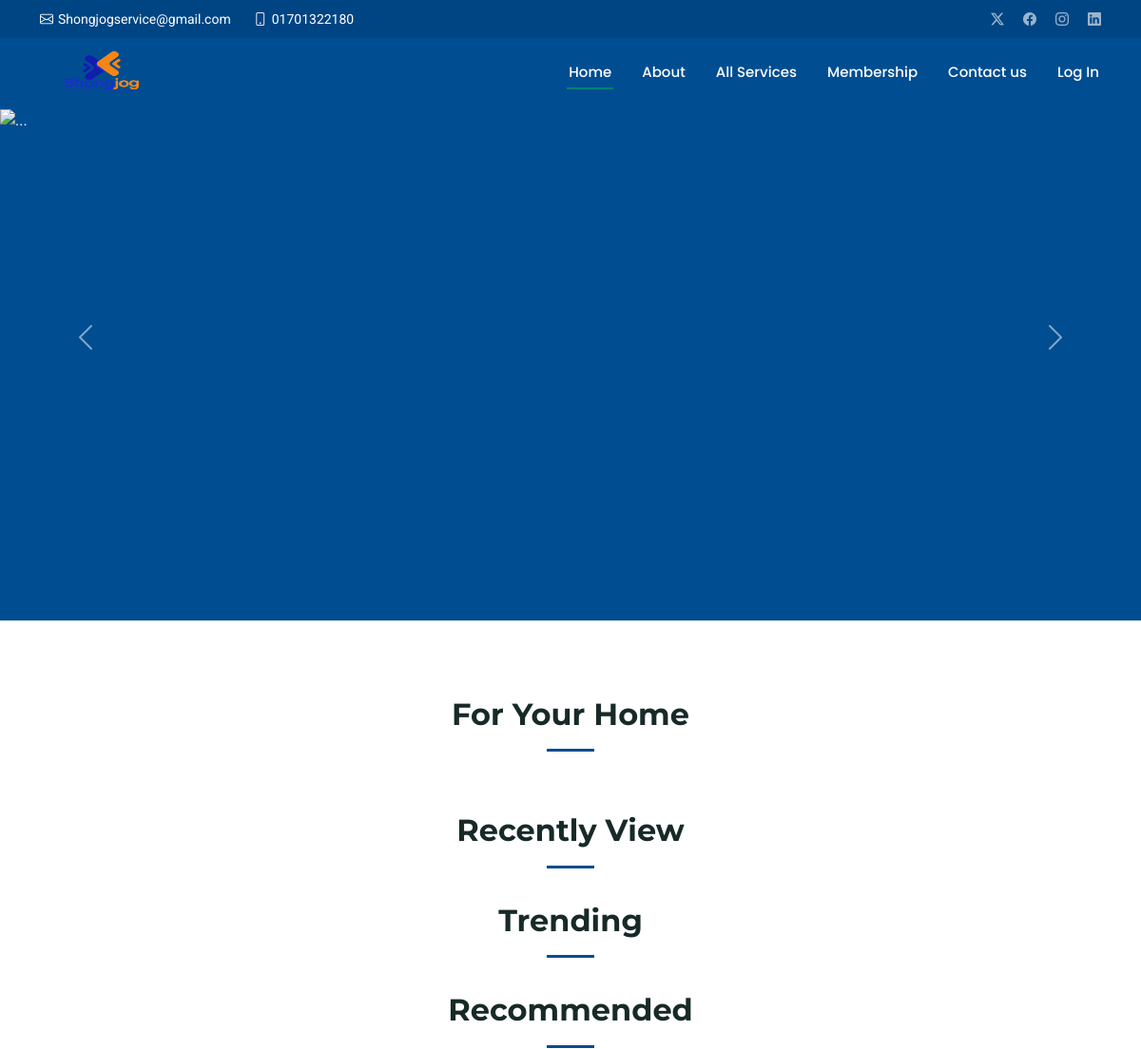
The app's page / (upper part), older data.
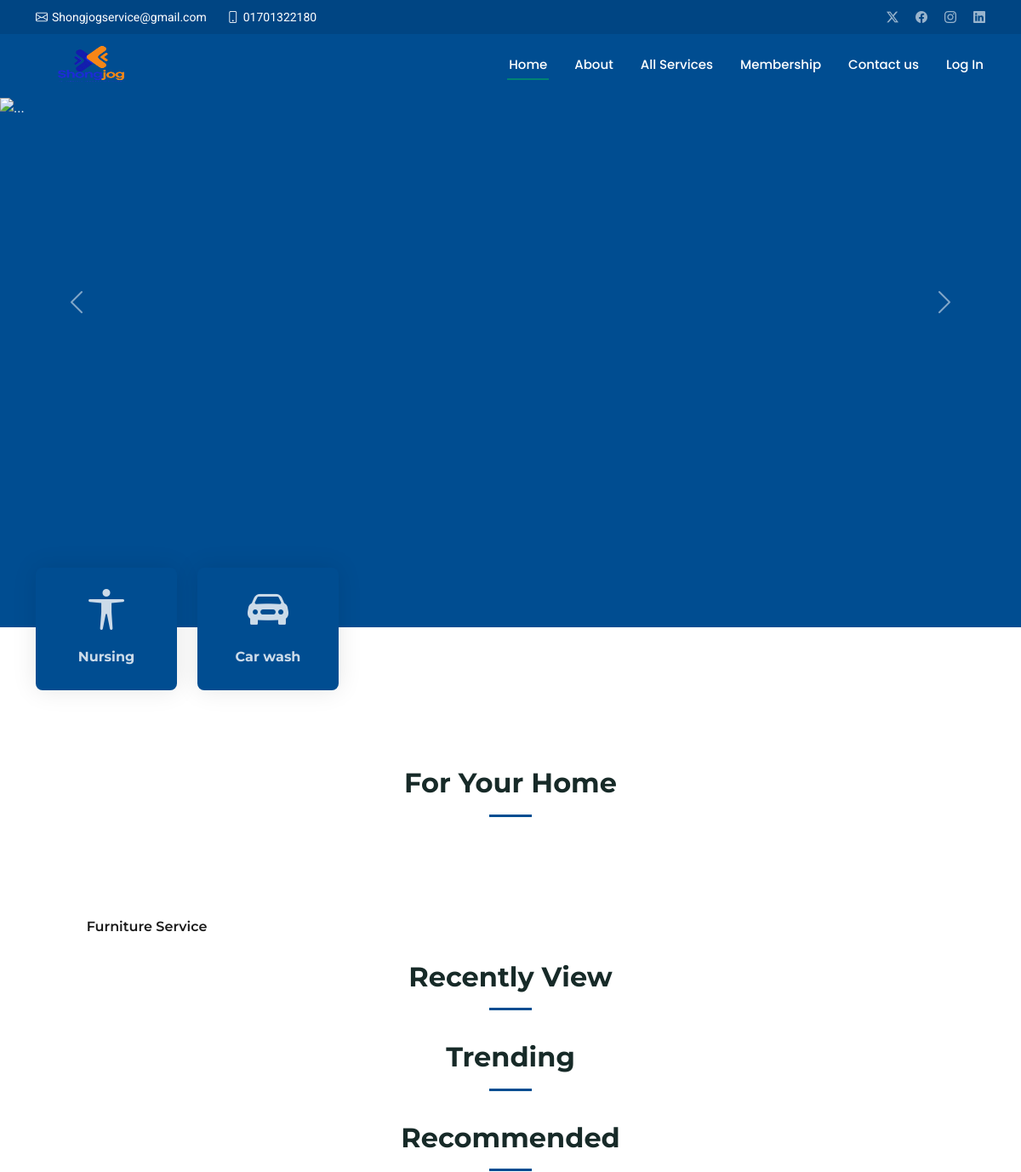
The same page, newer data.
### shongjog/models.py (models this page shows)
class Top_product(models.Model):
    product = models.ForeignKey(Services, on_delete=models.CASCADE, related_name='top_product')
    icon = models.CharField(max_length= 500)

class For_home(models.Model):
    product = models.ForeignKey(Services, on_delete=models.CASCADE, related_name='For_home')
    picture = models.ImageField(upload_to='for_pictures/', blank=True, null=True)

### all_services/models.py (models this page shows, shortened)
class Services(models.Model):
    service_name = models.CharField(max_length=200)
    image_1 = models.ImageField(upload_to="image/", null=True, blank=True)
    image_2 = models.ImageField(upload_to="image/", null=True, blank=True)
    image_3 = models.ImageField(upload_to="image/", null=True, blank=True)

### shongjog/views.py (the view, shortened to what this page needs)
# urls.py: 2. Add a URL to urlpatterns:  path('', views.home, name='home')
def home(request):
    info_home = get_object_or_404(Infomation_Home)
    search_todo = Services.objects.prefetch_related('service_items').all()
    top_products = Top_product.objects.all()
    for_home = For_home.objects.all()
    recently_view = Recently_view.objects.all()
    trending = Trending.objects.all()
    review = Review.objects.all()
    recommended = Recommended.objects.all()
    context = {
        'info_home': info_home,
        'search_todo' : search_todo,
        'top_products': top_products,
        'for_home' : for_home,
        'recently_view' : recently_view,
        'trending'  : trending,
        'review' : review,
        'recommended' : recommended,
    }
    return render(request, "home.html", context)

### templates/home.html (shortened to what the changed rows need)
<!DOCTYPE html>
<html lang="en">
  <head>
    <link
      href="/static/assets/vendor/bootstrap/css/bootstrap.min.css"
      rel="stylesheet"
    />
    <link
      href="/static/assets/vendor/bootstrap-icons/bootstrap-icons.css"
      rel="stylesheet"
    />
    <link href="/static/assets/vendor/aos/aos.css" rel="stylesheet" />
    <link
      href="/static/assets/vendor/glightbox/css/glightbox.min.css"
      rel="stylesheet"
    />
    <link
      href="/static/assets/vendor/swiper/swiper-bundle.min.css"
      rel="stylesheet"
    />
    <link href="/static/assets/css/main.css" rel="stylesheet" />
  </head>
  <body class="index-page">
    <header id="header" class="header fixed-top">
      <div class="branding d-flex align-items-cente">
        <div
          class="container position-relative d-flex align-items-center justify-content-between"
        >
          <a href="/" class="logo d-flex align-items-center">
            <h1 class="sitename">
              <img src="/static/assets/img/logo.png" alt="" />
            </h1>
          </a>
        </div>
      </div>
    </header>
    <main class="main">
      <section id="hero" class="hero section accent-background">
        <div
          id="carouselExampleControls"
          class="carousel slide"
          data-bs-ride="carousel"
          style="height: 60vh"
        >
          <div class="carousel-inner">
          </div>
          <button
            class="carousel-control-prev"
            type="button"
            data-bs-target="#carouselExampleControls"
            data-bs-slide="prev"
          >
          </button>
          <button
            class="carousel-control-next"
            type="button"
            data-bs-target="#carouselExampleControls"
            data-bs-slide="next"
          >
          </button>
        </div>
        <div
          class="icon-boxes position-relative"
          data-aos="fade-up"
          data-aos-delay="200"
        >
          <div class="container position-relative">
            <div class="row gy-4 mt-5">
              {% for item in top_products|slice:":6" %}
              <div class="col-xl-2 col-md-6">
                <div class="icon-box">
                  <div class="icon"><i class="{{ item.icon }}"></i></div>
                  <h4 class="title">
                    <a href="" class="stretched-link">{{ item.product.service_name }}</a>
                  </h4>
                </div>
              </div>
              {% endfor %}
            </div>
          </div>
        </div>
      </section>
      <section id="services" class="services section">
        <div class="container section-title" data-aos="fade-up">
          <h2>For Your Home</h2>
        </div>
        <div class="container">
          <div class="row gy-4">
            {% for item in for_home|slice:":4" %}
            <div
              class="col-lg-3 col-md-6"
              data-aos="fade-up"
              data-aos-delay="300"
            >
              <h4 class="title title-design">{{item.product.service_name}} Service</h4>
            </div>
            {% endfor %}
            <div class="container section-title mt-2 pb-2" data-aos="fade-up">
              <h2>Recently View</h2>
            </div>
            <div class="container section-title mt-2 pb-2" data-aos="fade-up">
              <h2>Trending</h2>
            </div>
            <div class="container section-title mt-2 pb-2" data-aos="fade-up">
              <h2>Recommended</h2>
            </div>
          </div>
        </div>
      </section>
    </main>
  </body>
</html>

Row changes from the older to the newer data that the page shows:
added Top_product: product.service_name "Nursing"
added Top_product: product.service_name "Car wash"
added For_home: product.service_name "Furniture"
